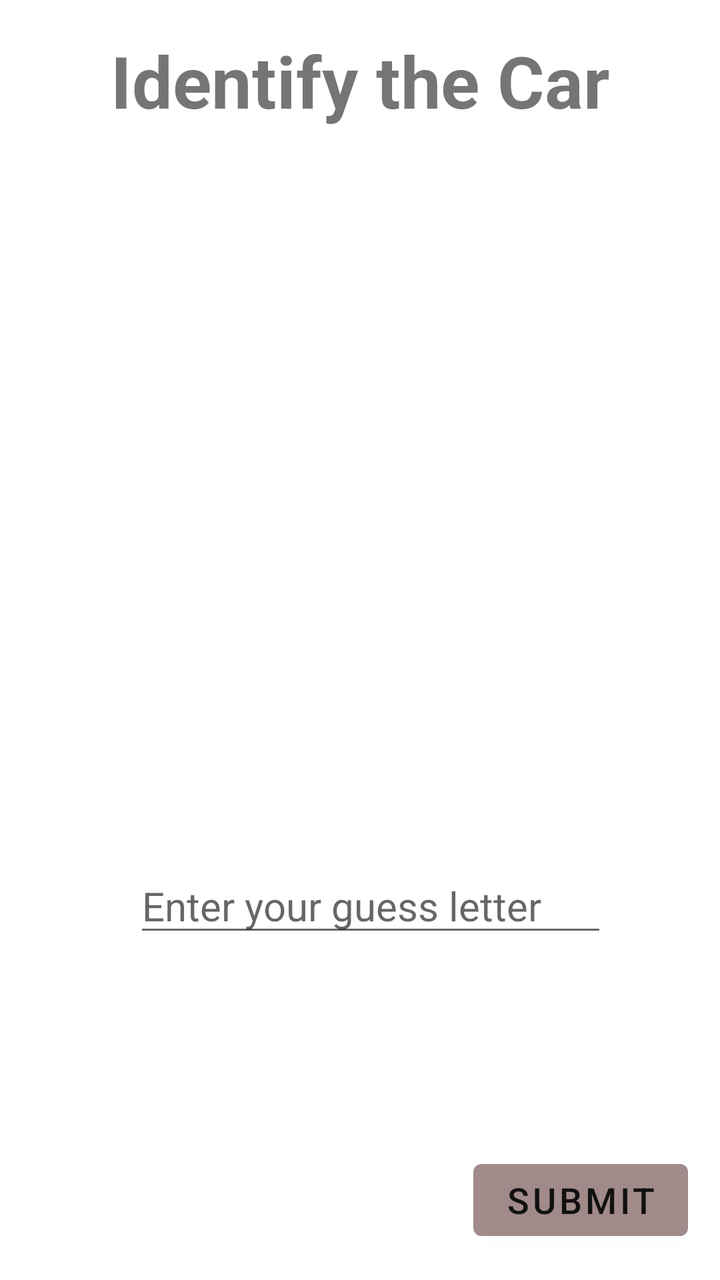
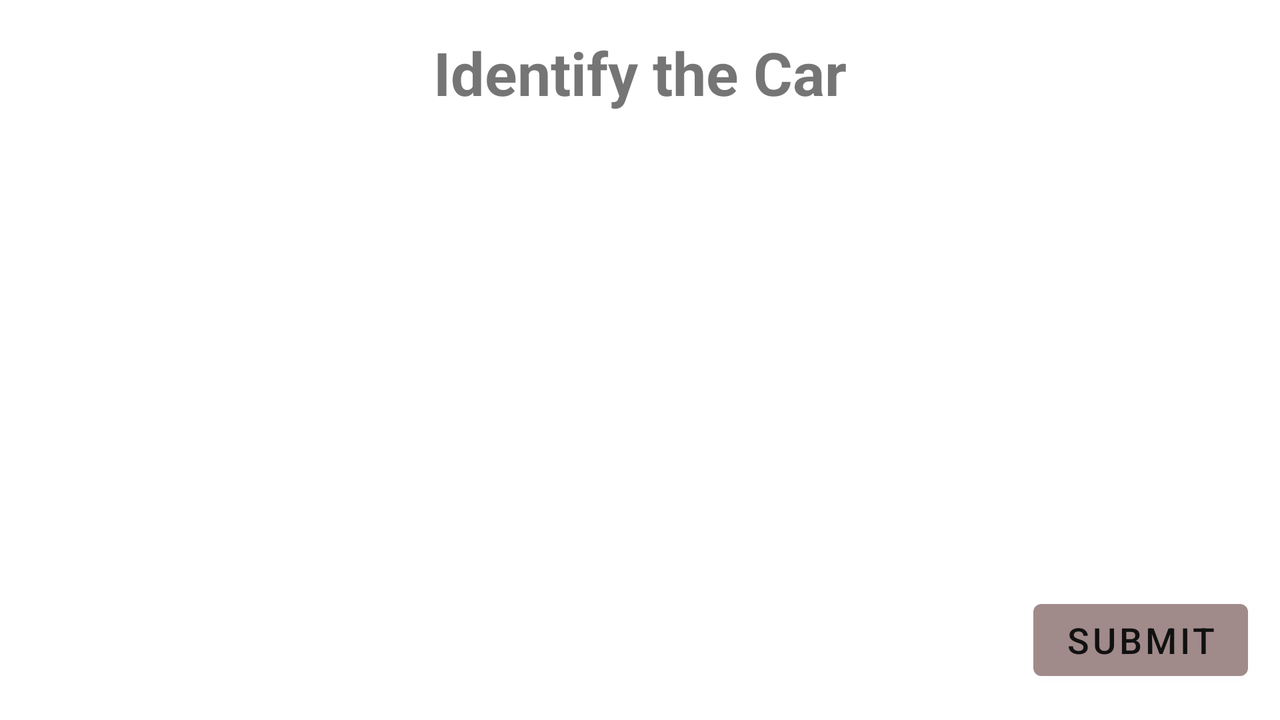

First picture: res/layout/ on a phone held upright. Second picture: the repository's own variant of that layout, on a device whose configuration matches the variant's folder. Source for both follows.
<!-- AndroidManifest.xml: application theme Theme.CarAssignment -->
<!-- res/layout/activity_hints.xml -->
<?xml version="1.0" encoding="utf-8"?>
<androidx.constraintlayout.widget.ConstraintLayout xmlns:android="http://schemas.android.com/apk/res/android"
    xmlns:app="http://schemas.android.com/apk/res-auto"
    xmlns:tools="http://schemas.android.com/tools"
    android:layout_width="match_parent"
    android:layout_height="match_parent"
    android:background="@drawable/background5"
    tools:context=".Hints">

    <ImageView
        android:id="@+id/hintImage"
        android:layout_width="389dp"
        android:layout_height="258dp"
        android:layout_marginTop="32dp"
        app:layout_constraintEnd_toEndOf="parent"
        app:layout_constraintStart_toStartOf="parent"
        app:layout_constraintTop_toBottomOf="@+id/identifyCar" />

    <TextView
        android:id="@+id/identifyCar"
        android:layout_width="wrap_content"
        android:layout_height="wrap_content"
        android:layout_marginTop="16dp"
        android:text="@string/identify_the_car"
        android:textSize="36sp"
        android:textStyle="bold"
        app:layout_constraintEnd_toEndOf="parent"
        app:layout_constraintStart_toStartOf="parent"
        app:layout_constraintTop_toTopOf="parent" />

    <EditText
        android:id="@+id/getHints"
        android:layout_width="wrap_content"
        android:layout_height="wrap_content"
        android:layout_marginTop="75dp"
        android:ems="10"
        android:hint="Enter your guess letter"
        android:inputType="text"
        android:textSize="20sp"
        app:layout_constraintBottom_toBottomOf="parent"
        app:layout_constraintEnd_toEndOf="parent"
        app:layout_constraintHorizontal_bias="0.542"
        app:layout_constraintStart_toStartOf="parent"
        app:layout_constraintTop_toBottomOf="@+id/hintImage"
        app:layout_constraintVertical_bias="0.0" />

    <Button
        android:id="@+id/buttonSubmit"
        android:layout_width="wrap_content"
        android:layout_height="wrap_content"
        android:layout_marginEnd="16dp"
        android:layout_marginRight="16dp"
        android:layout_marginBottom="16dp"
        android:text="@string/submit"
        android:textColor="#121111"
        android:textSize="18sp"
        app:backgroundTint="#A18A8A"
        app:iconTint="#151414"
        app:layout_constraintBottom_toBottomOf="parent"
        app:layout_constraintEnd_toEndOf="parent" />

    <TextView
        android:id="@+id/viewHints"
        android:layout_width="wrap_content"
        android:layout_height="wrap_content"
        app:layout_constraintBottom_toBottomOf="parent"
        app:layout_constraintEnd_toEndOf="parent"
        android:textSize="28sp"
        app:layout_constraintHorizontal_bias="0.498"
        app:layout_constraintStart_toStartOf="parent"
        app:layout_constraintTop_toBottomOf="@+id/getHints"
        app:layout_constraintVertical_bias="0.107" />

    <ImageView
        android:id="@+id/homeButton"
        android:layout_width="70dp"
        android:layout_height="69dp"
        android:layout_marginBottom="4dp"
        app:layout_constraintBottom_toBottomOf="parent"
        app:layout_constraintEnd_toStartOf="@+id/buttonSubmit"
        app:layout_constraintHorizontal_bias="0.0"
        app:layout_constraintStart_toStartOf="parent"
        app:srcCompat="@drawable/home" />

    <TextView
        android:id="@+id/countText2"
        android:layout_width="0dp"
        android:layout_height="19dp"
        android:layout_marginTop="28dp"
        android:layout_marginEnd="36dp"
        android:layout_marginRight="36dp"
        android:textColor="#0725ED"
        android:textSize="18sp"
        app:layout_constraintEnd_toEndOf="parent"
        app:layout_constraintTop_toTopOf="parent" />

    <TextView
        android:id="@+id/TxtViewAns"
        android:layout_width="wrap_content"
        android:layout_height="wrap_content"
        android:textSize="24sp"
        app:layout_constraintBottom_toBottomOf="parent"
        app:layout_constraintEnd_toEndOf="parent"
        app:layout_constraintHorizontal_bias="0.498"
        app:layout_constraintStart_toStartOf="parent"
        app:layout_constraintTop_toBottomOf="@+id/viewHints"
        app:layout_constraintVertical_bias="0.358" />
</androidx.constraintlayout.widget.ConstraintLayout>
<!-- resources referenced by this layout -->
<resources>
  <string name="identify_the_car">Identify the Car</string>
  <string name="submit">Submit</string>
  <style name="Theme.CarAssignment" parent="Theme.MaterialComponents.DayNight.DarkActionBar">
          
          <item name="colorPrimary">@color/purple_500</item>
          <item name="colorPrimaryVariant">@color/purple_700</item>
          <item name="colorOnPrimary">@color/white</item>
          
          <item name="colorSecondary">@color/teal_200</item>
          <item name="colorSecondaryVariant">@color/teal_700</item>
          <item name="colorOnSecondary">@color/black</item>
          
          <item name="android:statusBarColor" tools:targetApi="l">?attr/colorPrimaryVariant</item>
          
      </style>
</resources>
<!-- res/layout-land/activity_hints.xml (the repository's variant of the layout above) -->
<!-- drawn on the phone turned sideways -->
<?xml version="1.0" encoding="utf-8"?>
<androidx.constraintlayout.widget.ConstraintLayout xmlns:android="http://schemas.android.com/apk/res/android"
    xmlns:app="http://schemas.android.com/apk/res-auto"
    xmlns:tools="http://schemas.android.com/tools"
    android:layout_width="match_parent"
    android:layout_height="match_parent"
    tools:context=".Hints">

    <ImageView
        android:id="@+id/hintImage"
        android:layout_width="354dp"
        android:layout_height="191dp"
        android:layout_marginTop="32dp"
        app:layout_constraintEnd_toEndOf="parent"
        app:layout_constraintStart_toStartOf="parent"
        app:layout_constraintTop_toBottomOf="@+id/identifyCar" />

    <TextView
        android:id="@+id/identifyCar"
        android:layout_width="wrap_content"
        android:layout_height="wrap_content"
        android:layout_marginTop="16dp"
        android:text="@string/identify_the_car"
        android:textSize="30sp"
        android:textStyle="bold"
        app:layout_constraintEnd_toEndOf="parent"
        app:layout_constraintStart_toStartOf="parent"
        app:layout_constraintTop_toTopOf="parent" />

    <EditText
        android:id="@+id/getHints"
        android:layout_width="wrap_content"
        android:layout_height="wrap_content"
        android:layout_marginTop="75dp"
        android:ems="10"
        android:hint="Enter your guess letter"
        android:inputType="text"
        android:textSize="20sp"
        app:layout_constraintBottom_toBottomOf="parent"
        app:layout_constraintEnd_toEndOf="parent"
        app:layout_constraintHorizontal_bias="0.0"
        app:layout_constraintStart_toStartOf="parent"
        app:layout_constraintTop_toBottomOf="@+id/hintImage"
        app:layout_constraintVertical_bias="0.0" />

    <Button
        android:id="@+id/buttonSubmit"
        android:layout_width="wrap_content"
        android:layout_height="wrap_content"
        android:layout_marginEnd="16dp"
        android:layout_marginRight="16dp"
        android:layout_marginBottom="16dp"
        android:text="@string/submit"
        android:textColor="#121111"
        android:textSize="18sp"
        app:backgroundTint="#A18A8A"
        app:iconTint="#151414"
        app:layout_constraintBottom_toBottomOf="parent"
        app:layout_constraintEnd_toEndOf="parent" />

    <TextView
        android:id="@+id/viewHints"
        android:layout_width="wrap_content"
        android:layout_height="wrap_content"
        app:layout_constraintBottom_toBottomOf="parent"
        app:layout_constraintEnd_toEndOf="parent"
        app:layout_constraintHorizontal_bias="0.547"
        app:layout_constraintStart_toStartOf="parent"
        app:layout_constraintTop_toBottomOf="@+id/hintImage"
        app:layout_constraintVertical_bias="0.916"
        tools:textSize="18sp" />
</androidx.constraintlayout.widget.ConstraintLayout>
